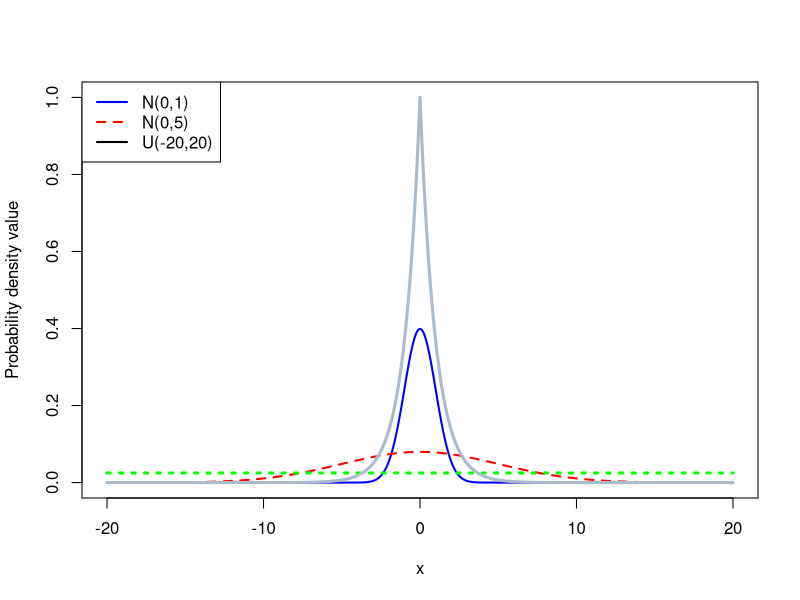
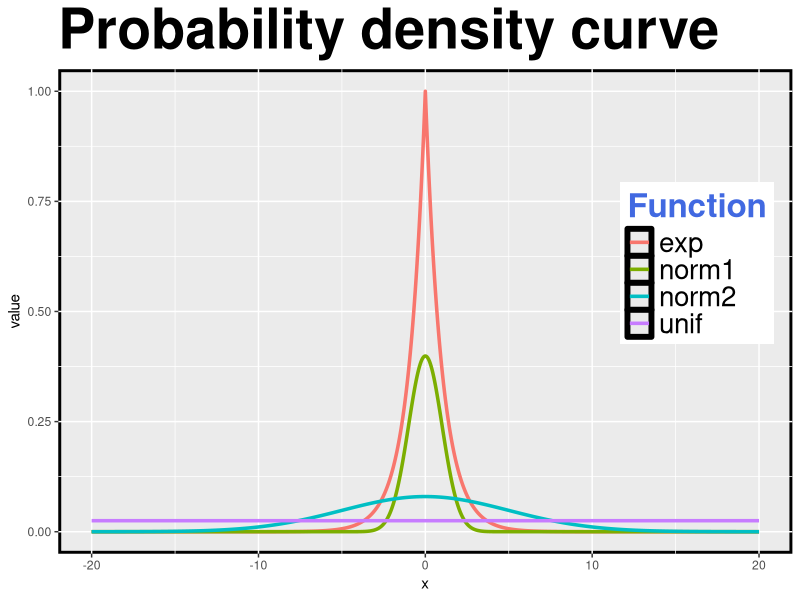
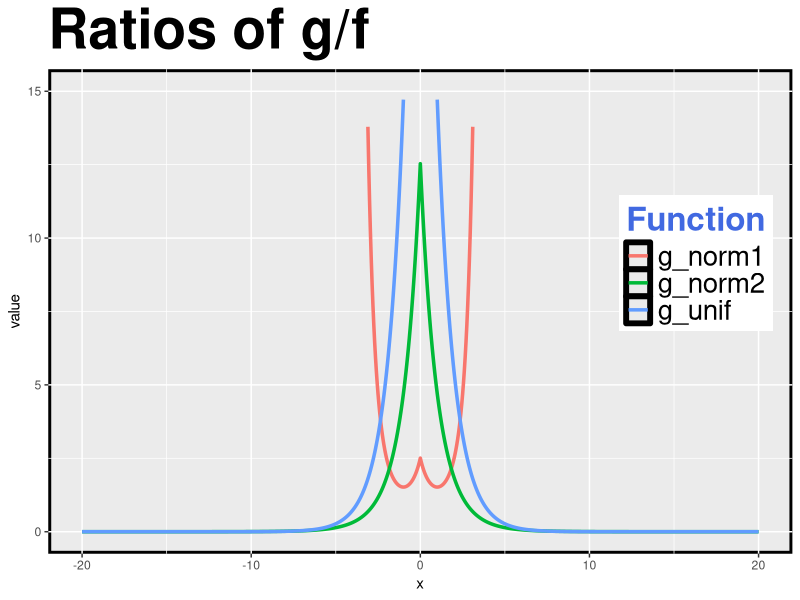
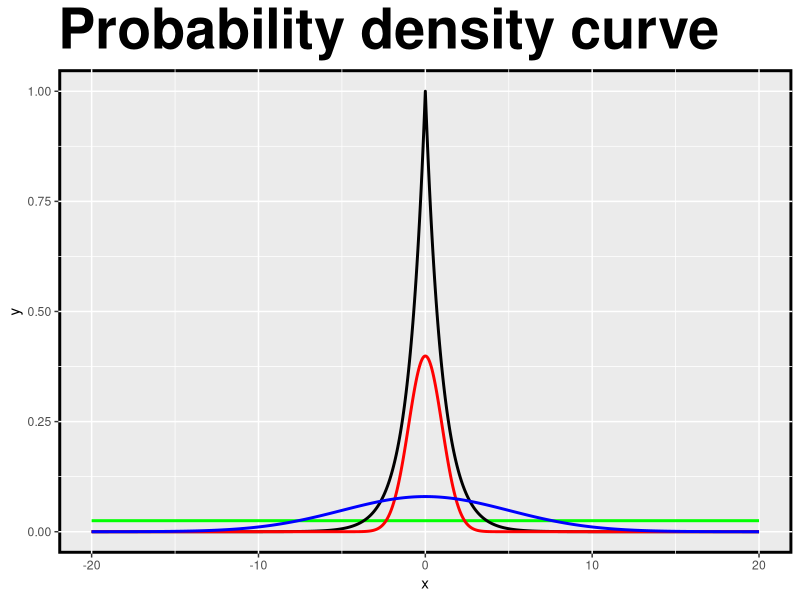
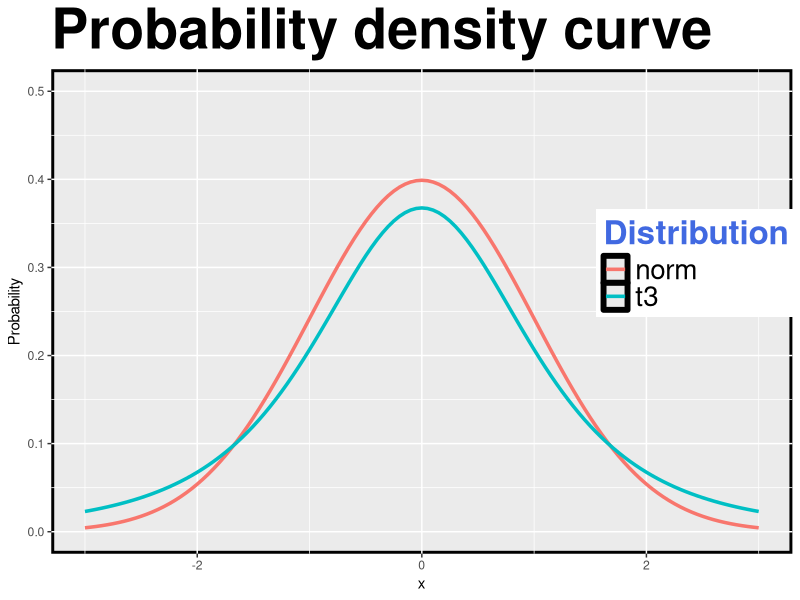
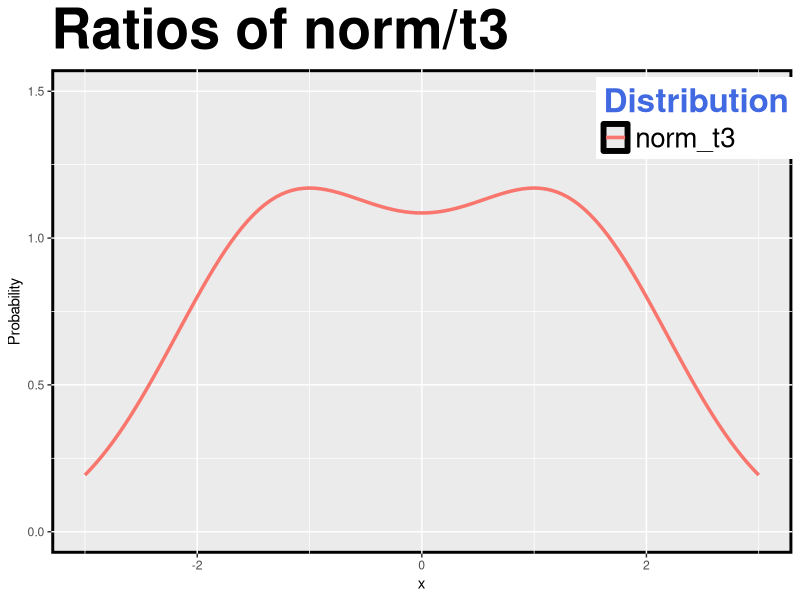
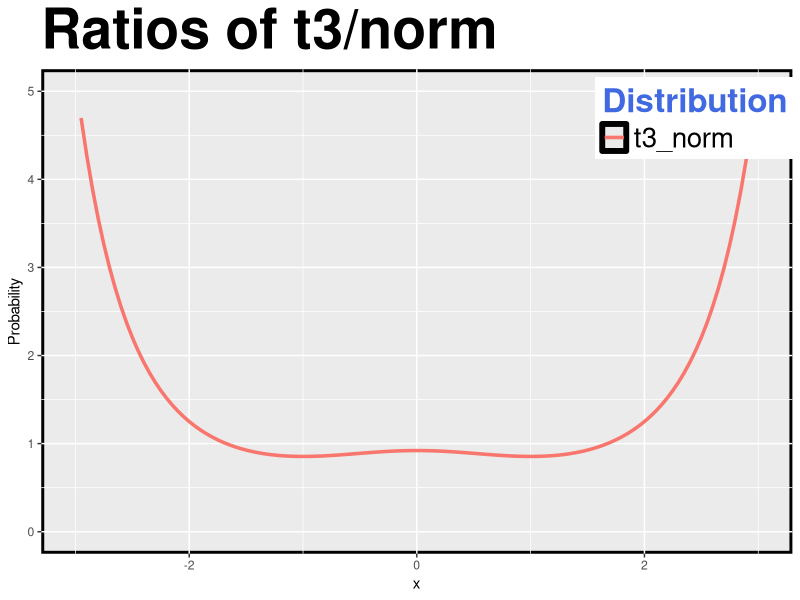

The R source for these figures, in order:
## ---- chunk 1
# 統計與模擬 HW1

# Question 01
n = 1000
z <- c();z1 <- c();z2 <- c()
for(i in 1:5000){
  y = runif(n,-20,20)
  x = 40*exp(-abs(y))
  z <- c(z,mean(x))
  
  y1 = rnorm(n,0,1)
  x1 = 40*exp(-abs(y1))*dunif(y1,-20,20)/dnorm(y1,0,1)
  z1 <- c(z1,mean(x1))
  
  y2 = rnorm(n,0,5)
  x2 = 40*exp(-abs(y2))*dunif(y2,-20,20)/dnorm(y2,0,5)
  z2 <- c(z2,mean(x2))
}
mean(z);var(z)
mean(z1);var(z1)
mean(z2);var(z2)

g <- function(x){
  y = exp(-abs(x))
  return(y)
}
f <- function(x){
  y = 0.025
  return(y)
}
par(pch=22, col="black") # plotting symbol and color
# set up the plot 

x=seq(-20,20,by=0.05)
plot(x,xlim = c(-20,20),ylim=c(0,1),type ="n", xlab="x", ylab="Probability density value") 
lines(x,dnorm(x,0,sd=1), col="blue", lwd=2, lty= 1,ylim=c(0,1))
curve(dnorm(x, sd=5), -20, 20, col="red", lwd=2, lty= 2, add=T)
curve(dunif(x, -20, 20),col="green", lwd=3, lty= 3, add=T)
lines(x,g(x),col="#AABBCC",lwd=3)
legend("topleft", c("N(0,1)", "N(0,5)","U(-20,20)"),
       col=c("blue","red",1), lwd=c(2,2,2), lty=c(1,2,1))
library(ggplot2)
library(dplyr)
x = seq(-20,20,by=0.05)
unif = f(x)
exp = g(x)
norm1 = dnorm(x,0,1)
norm2 = dnorm(x,0,5)
data <- cbind(x,unif,exp,norm1,norm2) %>% as.data.frame()
library(tidyverse)
data2 <- gather(data,key = "type",value = "value",2:5)
colnames(data) <- c("x","unif","exp(-|x|)","norm(0,1)","norm(0,5)")
ggplot(data2,aes(x=x))+ labs(title = "Probability density curve")+
  scale_y_continuous(limits = c(0,1))+
  geom_line(mapping = aes(x=x,y=value,color=type,group=type),size=1.2)+
  theme(legend.title = element_text(colour="royalblue", size=20, face="bold"))+
  theme(plot.title = element_text(size = 40, face = "bold"))+
  theme(legend.title=element_text(size=24))+
  theme(legend.text=element_text(size=20))+
  theme(legend.position = c(0.87,0.6))+
  theme(panel.background = element_rect(colour="black",size = 2))+ 
  scale_colour_discrete(name = "Function")

# plot2
x = seq(-20,20,by=0.05)
g_unif = g(x)/f(x)
g_norm1 = g(x)/dnorm(x,0,1)
g_norm2 = g(x)/dnorm(x,0,5)
data <- cbind(x,g_unif,g_norm1,g_norm2) %>% as.data.frame()
library(tidyverse)
data <- gather(data,key = "type",value = "value",2:4)
ggplot(data,aes(x=x))+ labs(title = "Ratios of g/f")+
  ylim(0,15)+
  geom_line(mapping = aes(x=x,y=value,color=type,group=type),size=1.2)+
  theme(legend.title = element_text(colour="royalblue", size=20, face="bold"))+
  theme(plot.title = element_text(size = 40, face = "bold"))+
  theme(legend.title=element_text(size=24))+
  theme(legend.text=element_text(size=20))+
  theme(legend.position = c(0.87,0.6))+
  theme(panel.background = element_rect(colour="black",size = 2))+ 
  scale_colour_discrete(name = "Function")
  
# Cao
x = seq(-20,20,by=0.05)
y = f(x)
y1 = g(x)
y2 = dnorm(x,0,1)
y3 = dnorm(x,0,5)
data <- cbind(x,y,y1,y2,y3) %>% as.data.frame()
ggplot(data,aes(x=x)) + labs(title = "Probability density curve") + 
  scale_y_continuous(limits = c(0,1))+
  geom_line(aes(y=y),lwd=1,col="green")+
  geom_line(aes(y=y1),lwd=1)+
  geom_line(aes(y=y2),lwd=1,col="red")+
  geom_line(aes(y=y3),lwd=1,col="blue")+
  theme(legend.position="topright")+
  theme(legend.title = element_text(colour="royalblue", size=20, face="bold"))+
  theme(plot.title = element_text(size = 40, face = "bold"))+
  theme(legend.title=element_text(size=24))+
  theme(legend.text=element_text(size=20))+
  theme(legend.position = c(0.87,0.6))+
  theme(panel.background = element_rect(colour="black",size = 2))+ 
  scale_colour_discrete(name = "Function")+
  scale_fill_manual(values=c("#999999", "#E69F00", "#56B4E9"), 
                    name="Experimental\nCondition",
                    breaks=c("yl", "y2", "y3"),
                    labels=c("Control", "Treatment 1", "Treatment 2"))
  
# Question 02

g<-function(x){(1/((2*pi)^(1/2)))*exp((-1/2)*(x^2))}

n = 1000
z <- c();z0 <- c();z1 <- c();z2 <- c();z3 <- c()
for(i in 1:5000){
  y1 = rt(n,df = 3)
  x1 = y1*g(y1)/dt(y1,df = 3)
  z1 <- c(z1,mean(x1))
  x2 = (y1)^2*g(y1)/dt(y1,df=3)
  z2 <- c(z2,mean(x2))
}
mean(z1);var(z1)
mean(z2);var(z2)
var_z <- mean(z2)-(mean(z1))^2;var_z


f <- function(t){
    y =(gamma(2)/(sqrt(3*pi)*gamma(3/2))*((1+(t^2)/3))^(-2))
    return(y)
}


n = 1000
z <- c();z0 <- c();z1 <- c();z2 <- c();z3 <- c()
for(i in 1:5000){
  y1 = rnorm(n,0,1)
  x1 = y1*dt(y1,df = 3)/dnorm(y1,0,1)
  z1 <- c(z1,mean(x1))
  x2 = (y1)^2*dt(y1,df = 3)/dnorm(y1,0,1)
  z2 <- c(z2,mean(x2))
}
mean(z1);var(z1)
mean(z2);var(z2)
var_z <- mean(z2)-(mean(z1))^2;var_z

# plot
x = seq(-3,3,by=0.05)
norm = dnorm(x,0,1)
t3 = dt(x,df = 3)
data3 <- cbind(x,norm,t3) %>% as.data.frame()
options(digits = 6)
library(tidyverse)
data3 <- gather(data3,key = "Distribution",value = "Probability",2:3)
ggplot(data3,aes(x=x)) + labs(title = "Probability density curve") + 
  scale_y_continuous(limits = c(0,0.5))+
  geom_line(mapping = aes(y=Probability,color=Distribution,group=Distribution),size=1.2)+
  theme(legend.title = element_text(colour="royalblue", size=20, face="bold"))+
  theme(plot.title = element_text(size = 40, face = "bold"))+
  theme(legend.title=element_text(size=24))+
  theme(legend.text=element_text(size=20))+
  theme(legend.position = c(0.87,0.6))+
  theme(panel.background = element_rect(colour="black",size = 2))

# plot
x = seq(-3,3,by=0.05)
norm_t3 = dnorm(x,0,1)/ dt(x,df = 3)
data3 <- cbind(x,norm_t3) %>% as.data.frame()
library(tidyverse)
data3 <- gather(data3,key = "Distribution",value = "Probability",2)
ggplot(data3,aes(x=x)) + labs(title = "Ratios of norm/t3") + 
  scale_y_continuous(limits = c(0,1.5))+
  geom_line(mapping = aes(y=Probability,color=Distribution,group=Distribution),size=1.2)+
  theme(legend.title = element_text(colour="royalblue", size=20, face="bold"))+
  theme(plot.title = element_text(size = 40, face = "bold"))+
  theme(legend.title=element_text(size=24))+
  theme(legend.text=element_text(size=20))+
  theme(legend.position = c(0.87,0.9))+
  theme(panel.background = element_rect(colour="black",size = 2))

# plot
x = seq(-3,3,by=0.05)
t3_norm = dt(x,df = 3)/dnorm(x,0,1) 
data3 <- cbind(x,t3_norm) %>% as.data.frame()
library(tidyverse)
data3 <- gather(data3,key = "Distribution",value = "Probability",2)
ggplot(data3,aes(x=x)) + labs(title = "Ratios of t3/norm") + 
  scale_y_continuous(limits = c(0,5))+
  geom_line(mapping = aes(y=Probability,color=Distribution,group=Distribution),size=1.2)+
  theme(legend.title = element_text(colour="royalblue", size=20, face="bold"))+
  theme(plot.title = element_text(size = 40, face = "bold"))+
  theme(legend.title=element_text(size=24))+
  theme(legend.text=element_text(size=20))+
  theme(legend.position = c(0.87,0.9))+
  theme(panel.background = element_rect(colour="black",size = 2))

